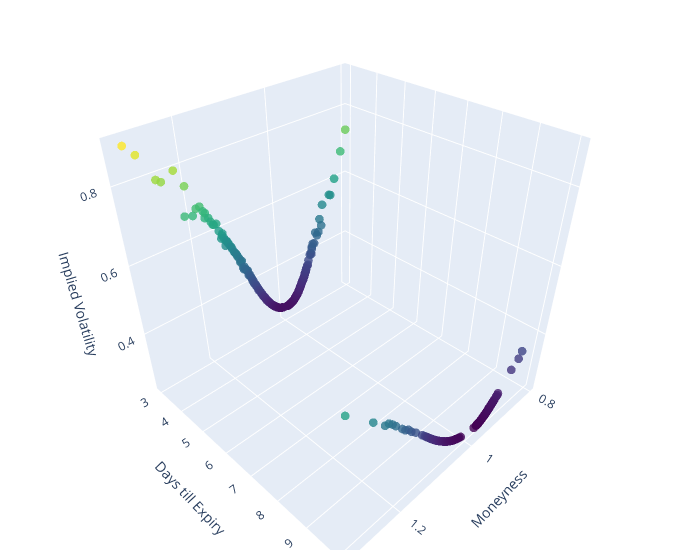

The notebook cell this image was saved under:
### Code cell
import pandas as pd
import plotly.graph_objects as go

# Convert the string to a pandas Timestamp
date = pd.Timestamp('2019-03-19')

# Filter the DataFrame for the 'NVDA' ticker and the specific date
df_nvda = pd_merged[(pd_merged['ticker'] == 'AMZN') & (pd_merged['date'] == date)]
# df_nvda = pd_merged[pd_merged['ticker'] == 'TSLA']
# Create a 3D scatter plot
fig = go.Figure(data=[go.Scatter3d(
    x=df_nvda['moneyness'],
    y=df_nvda['days_till_exp'],
    z=df_nvda['impl_volatility'],
    mode='markers',
    marker=dict(
        size=3,
        color=df_nvda['impl_volatility'],  # set color to an array/list of desired values
        colorscale='Viridis',   # choose a colorscale
        opacity=0.8
    )
)])

# Set labels
fig.update_layout(scene = dict(
                    xaxis_title='Moneyness',
                    yaxis_title='Days till Expiry',
                    zaxis_title='Implied Volatility'),
                    width=700,
                    margin=dict(r=20, b=10, l=10, t=10))

fig.show()

### Figure 1 — Plotly figure (JSON) as saved in the notebook; plotly's stock layout.template omitted (floating-point values rounded to 4 significant figures; data arrays with more than 128 entries replaced by an {"elided": "..."} marker saying what was removed)
{"data": [{"marker": {"color": {"elided": "294 float values"}, "colorscale": [[0, "#440154"], [0.1111, "#482878"], [0.2222, "#3e4989"], [0.3333, "#31688e"], [0.4444, "#26828e"], [0.5556, "#1f9e89"], [0.6667, "#35b779"], [0.7778, "#6ece58"], [0.8889, "#b5de2b"], [1, "#fde725"]], "opacity": 0.8, "size": 3}, "mode": "markers", "type": "scatter3d", "x": {"elided": "294 float values"}, "y": {"elided": "294 int values"}, "z": {"elided": "294 float values"}}], "layout": {"margin": {"b": 10, "l": 10, "r": 20, "t": 10}, "scene": {"xaxis": {"title": {"text": "Moneyness"}}, "yaxis": {"title": {"text": "Days till Expiry"}}, "zaxis": {"title": {"text": "Implied Volatility"}}}, "width": 700}}
